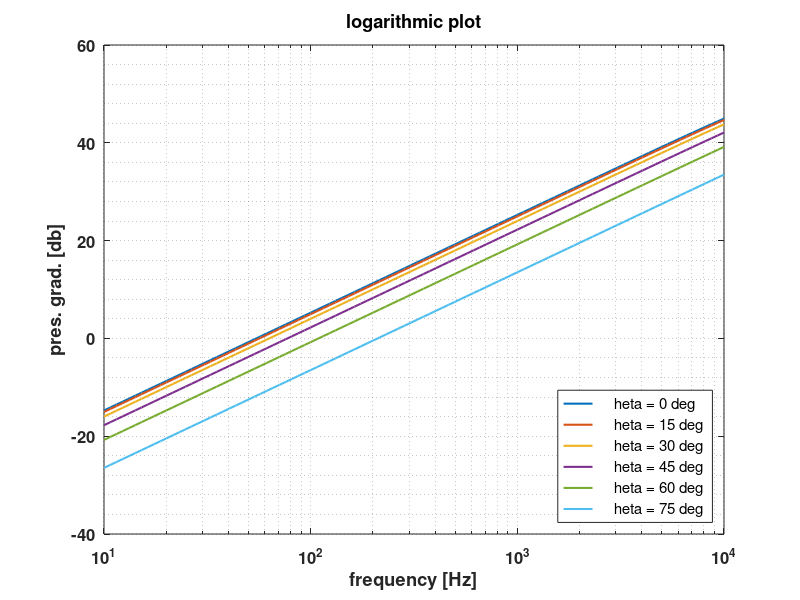

Here is the MATLAB script that generated this plot:
clc, clear, close all;

freq =  logspace(1,4,100); 
omega = 2 * pi * freq;
theta = linspace(0, 2* pi, 361); 
distance = 5e-3;
c = 343;
p1 = ones(length(freq), length(theta));
p2 = exp(1i * distance * omega' * cos(theta) / c);
pg = (p2 - p1) / distance;
pg_db = 20 * log10(abs(pg));

%% Logarithmic plot
%we want to plot for more angle of rotation so we create an array for every
%angle in wich we are interested
ang = deg2rad([0, 15 30, 45, 60, 75]); %we want them in radians

%we create a for loop 
figure("Position",[100,100,800,600]); 
for cnt = 1 : length(ang)
    %we search for the index where the angle we are interested in resides
    ind = find(theta == ang(cnt));
     %we plot for very index where the index is the column
    semilogx(freq,pg_db(:, ind), "LineWidth",1.5);
    hold on
end
xlabel("frequency [Hz]");
ylabel("pres. grad. [db]");
title("logarithmic plot");
set(gca, "fontsize", 12);
set(gca, "FontWeight", "bold");
%here i use latex to put the theta symbol
legend("\theta = 0 deg", "\theta = 15 deg", "\theta = 30 deg",...
       "\theta = 45 deg", "\theta = 60 deg","\theta = 75 deg", ...
        "Location", "southeast");

%we can also set the limits for my x and y axis
xlim([min(freq),max(freq)]);

%another type of grid
grid minor;
